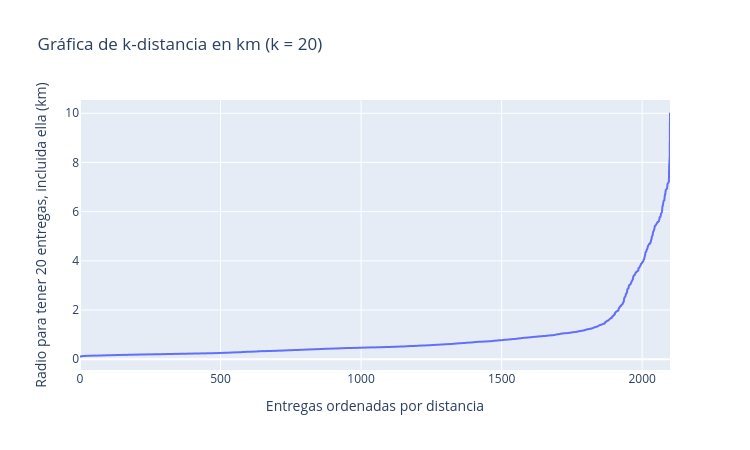

This figure's notebook cell:
### Markdown cell above
### Paso 2: `min_samples`
La regla $2 \times$ dimensiones daría **4**: con 2,100 entregas, cualquier grupito de 4 casas vecinas sería una "zona". Para un micro-centro necesitamos **demanda**: pedimos **`min_samples = 20`** (≈ 1% de las entregas). Un punto núcleo es una entrega con al menos 20 entregas del mes (contándose a sí misma) en su radio.

> 💡 La regla de dimensiones es un **mínimo**. Con muchos datos y ruido, súbela; y si el parámetro tiene una lectura de negocio (aquí, "demanda mínima"), úsala.

### Paso 3: la gráfica de k-distancia en km (k = 20)

### Code cell
# Gráfica de k-distancia en km con k = 20
# Pista: plot_k_distancia_km(X_rad, k=...)
# ✍️ Tu código aquí
plot_k_distancia_km(X_rad, k=20)

### Figure 1 — Plotly figure (JSON) as saved in the notebook; plotly's stock layout.template omitted (floating-point values rounded to 4 significant figures; data arrays with more than 128 entries replaced by an {"elided": "..."} marker saying what was removed)
{"data": [{"hovertemplate": "Entregas ordenadas por distancia=%{x}<br>Radio para tener 20 entregas, incluida ella (km)=%{y}<extra></extra>", "legendgroup": "", "line": {"color": "#636efa", "dash": "solid"}, "marker": {"symbol": "circle"}, "mode": "lines", "name": "", "showlegend": false, "type": "scattergl", "x": {"elided": "2100 int values"}, "xaxis": "x", "y": {"elided": "2100 float values"}, "yaxis": "y"}], "layout": {"height": 450, "legend": {"tracegroupgap": 0}, "title": {"text": "Gráfica de k-distancia en km (k = 20)"}, "width": 750, "xaxis": {"anchor": "y", "domain": [0, 1], "title": {"text": "Entregas ordenadas por distancia"}}, "yaxis": {"anchor": "x", "domain": [0, 1], "title": {"text": "Radio para tener 20 entregas, incluida ella (km)"}}}}
